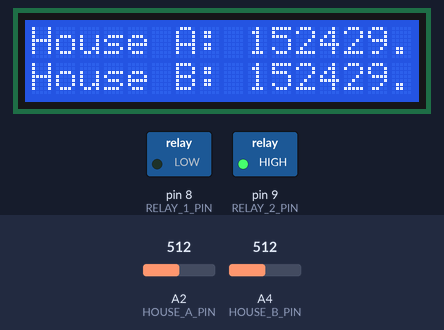
Bench run of a sketch on a simulated Arduino Uno, built with avr-gcc and run on an emulated ATmega328P. On the bench: 16×2 character LCD, switched loads named in the sketch (green lamp = pin HIGH). Inputs (shaded band) come from the test bench; at power-on: A2 (HOUSE_A_PIN) = 512, A4 (HOUSE_B_PIN) = 512. What the sketch prints to the serial monitor is not drawn.

Above: at 1.2 s.
1.3 s: A2 (HOUSE_A_PIN) set to 885
At 3.3 s:
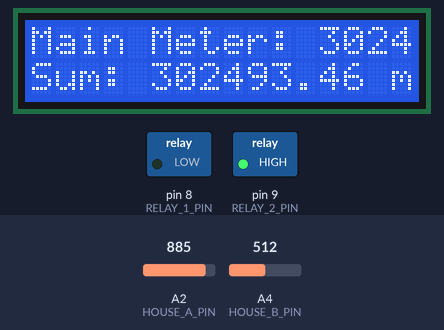
4.3 s: A2 (HOUSE_A_PIN) set to 906
At 5.5 s:
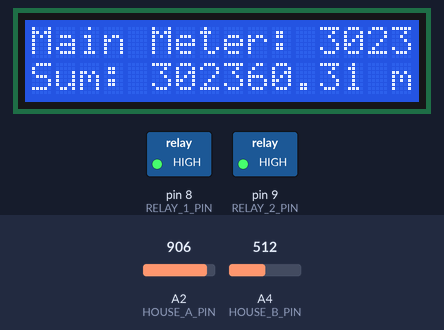
8.6 s: A4 (HOUSE_B_PIN) set to 31
At 9.4 s:
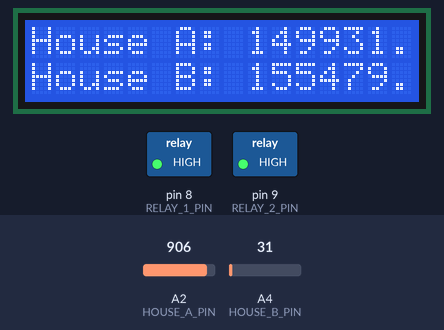
11.0 s: A4 (HOUSE_B_PIN) set to 25
At 12.2 s:
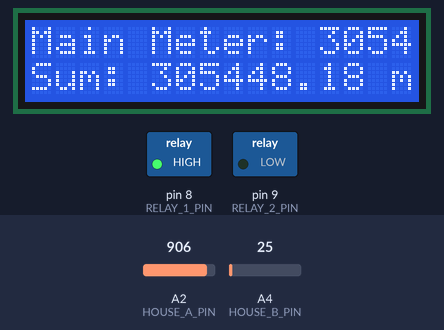
15.3 s: A2 (HOUSE_A_PIN) set to 716
At 16.7 s:
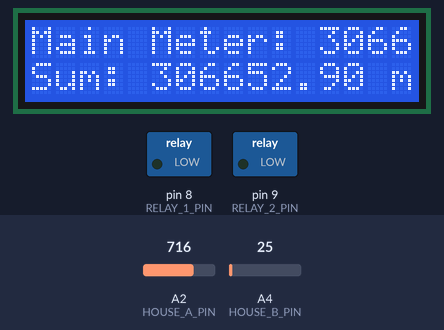
19.6 s: A4 (HOUSE_B_PIN) set to 0
At 20.6 s:
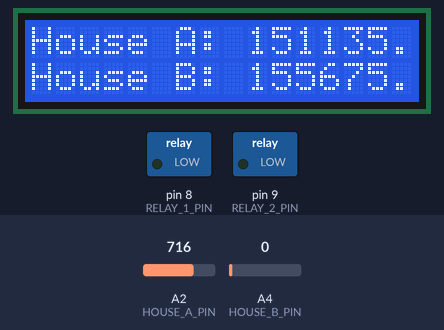
Timing chart, 0 to 22.6 s (numbered marks = the images above; inputs shaded):
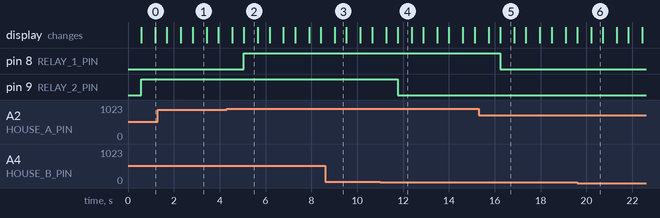

The sketch:

KENGN.ino
```cpp
#include <LiquidCrystal.h>

// Define ACS712 sensitivity (mV/A)
#define ACS712_SENSITIVITY 185.0

// Define nominal voltage (V)
#define NOMINAL_VOLTAGE 240.0

// Define ACS712 sensor pins
#define MAIN_METER_PIN A0
#define HOUSE_A_PIN A2
#define HOUSE_B_PIN A4

// Define relay pins
#define RELAY_1_PIN 8
#define RELAY_2_PIN 9

// Define relay thresholds (adjust as needed)
#define RELAY_THRESHOLD_POWER_1 150000.0 // Example threshold for RELAY_1 in mVA
#define RELAY_THRESHOLD_POWER_2 155500.0 // Example threshold for RELAY_2 in mVA

// Define LCD pins
LiquidCrystal lcd(12, 11, 5, 4, 3, 2);

void setup() {
  // Initialize serial communication
  Serial.begin(600);

  // Initialize LCD
  lcd.begin(16, 2);

  // Initialize relay pins
  pinMode(RELAY_1_PIN, OUTPUT);
  pinMode(RELAY_2_PIN, OUTPUT);

  // Initialize ACS712 sensor pins
  pinMode(MAIN_METER_PIN, INPUT);
  pinMode(HOUSE_A_PIN, INPUT);
  pinMode(HOUSE_B_PIN, INPUT);
}

void loop() {
  // Read current from ACS712 sensors
  float houseACurrent = readCurrent(HOUSE_A_PIN);
  float houseBCurrent = readCurrent(HOUSE_B_PIN);

  // Display individual house readings on the first screen
  lcd.clear();
  lcd.print("House A: ");
  lcd.print(calculatePower(houseACurrent));
  lcd.print(" mVA");

  lcd.setCursor(0, 1);
  lcd.print("House B: ");
  lcd.print(calculatePower(houseBCurrent));
  lcd.print(" mVA");

  // Delay for a while
  delay(500); // Reduce this delay if you want more frequent updates

  // Display the sum of house readings at the main meter on the second screen
  lcd.clear();
  lcd.print("Main Meter: ");
  float mainMeterCurrent = houseACurrent + houseBCurrent;
  lcd.print(calculatePower(mainMeterCurrent));
  lcd.print(" mVA");

  lcd.setCursor(0, 1);
  lcd.print("Sum: ");
  lcd.print(calculatePower(mainMeterCurrent));
  lcd.print(" mVA");

  // Activate relays based on thresholds
  if (calculatePower(houseACurrent) > RELAY_THRESHOLD_POWER_1) {
    activateRelay(RELAY_1_PIN);
  } else {
    deactivateRelay(RELAY_1_PIN);
  }

  if (calculatePower(houseBCurrent) > RELAY_THRESHOLD_POWER_2) {
    activateRelay(RELAY_2_PIN);
  } else {
    deactivateRelay(RELAY_2_PIN);
  }

  delay(600); // Adjust delay as needed
}

float readCurrent(int sensorPin) {
  int sensorValue = analogRead(sensorPin);
  float voltage = sensorValue * (5.0 / 1023.0);
  float current = (voltage - (NOMINAL_VOLTAGE / 2.0)) / ACS712_SENSITIVITY;
  return abs(current);
}

float calculatePower(float current) {
  return (NOMINAL_VOLTAGE * current * 1000.0); // Power in mVA
}

void activateRelay(int relayPin) {
  if (digitalRead(relayPin) == HIGH) {
    digitalWrite(relayPin, LOW);  // Set to LOW to activate (normally closed)
    Serial.println("Relay Activated");
  }
}

void deactivateRelay(int relayPin) {
  if (digitalRead(relayPin) == LOW) {
    digitalWrite(relayPin, HIGH); // Set to HIGH to deactivate (normally closed)
    Serial.println("Relay Deactivated");
  }
}
```

Measured:
- the behaviour switches between 895 and 896 on A2 (HOUSE_A_PIN) (found by bisection; images 1 and 2)
- the behaviour switches between 28 and 27 on A4 (HOUSE_B_PIN) (found by bisection; images 3 and 4)
- after the input at 1.3 s, the display: first differs from a run without the input after 1.0 s (image 1 shows a later state)
- after the input at 4.3 s, pin 8 (RELAY_1_PIN): LOW → HIGH after 0.76 s; the display: first changes after 0.25 s (image 2 shows a later state)
- after the input at 8.6 s, the display: changes after 0.42 s (image 3)
- after the input at 11.0 s, pin 9 (RELAY_2_PIN): HIGH → LOW after 0.77 s; the display: first changes after 0.26 s (image 4 shows a later state)
- after the input at 15.3 s, pin 8 (RELAY_1_PIN): HIGH → LOW after 0.94 s; the display: first changes after 0.43 s (image 5 shows a later state)
- after the input at 19.6 s, the display: changes after 0.61 s (image 6)
